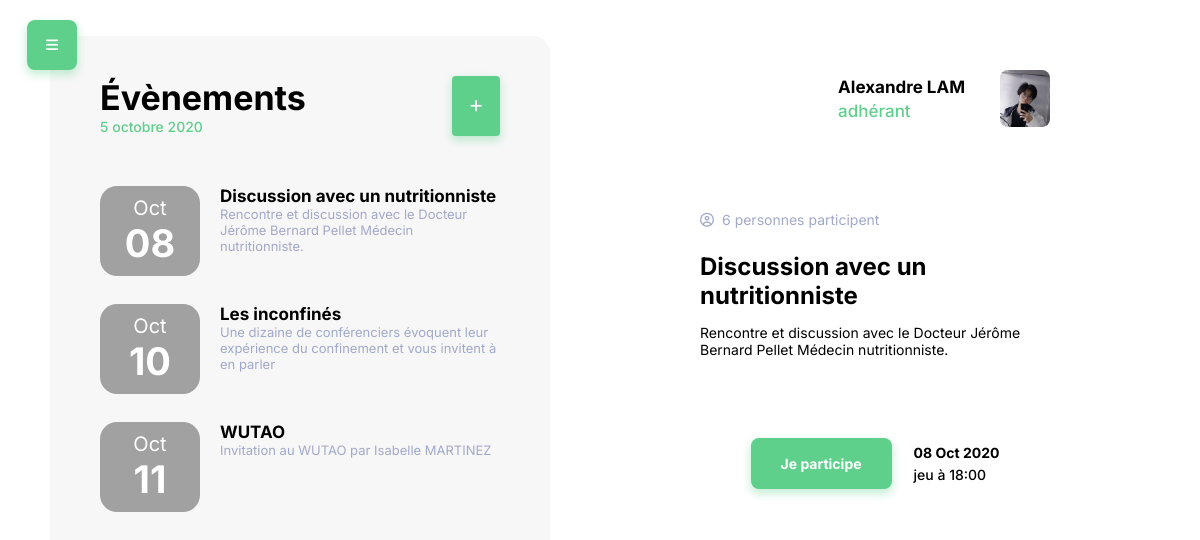
The page /1 on the database its author committed.
### events/models.py (models this page shows, shortened)
class Event(models.Model):
    title = models.CharField(max_length=50)
    author = models.CharField(max_length=50)
    short_description = models.CharField(max_length=100)
    long_description = models.CharField(max_length=300)
    date_begin = models.DateTimeField(max_length=300)
    date_end = models.DateTimeField(max_length=300)
    icon = models.ImageField(upload_to="images/")
    image = models.ImageField(upload_to='images/')
    participation = models.IntegerField(default=0)

### events/views.py (the view)
# urls.py: path('<id>', views.home, name='home'),
def home(request, id):
    sorted_events_list = Event.objects.order_by('date_begin')
    context = {'eventsList': sorted_events_list}
    context["selected"] = Event.objects.get(id=id)
    return render(request, 'events/details.html', context)

### events/templates/events/details.html (shortened to what this page needs)
{% extends 'events/events_list.html' %} {% block details %}
<section class="details">
  <div>
    <div class="header">
      <div class="profile-picture"></div>
      <div>
        <h2>Alexandre LAM</h2>
        <p>adhérant</p>
      </div>
    </div>
    <div class="content">
      <div class="content-wrapper">
        <div class="small">
          <div class="icon">
            <i class="far fa-user-circle"></i>
          </div>
          <p>{{selected.participation}} personnes participent</p>
        </div>
        <div class="text">
          <h1>{{ selected.title }}</h1>
          <p>{{ selected.long_description }}</p>
        </div>
        <div class="call-to-action">
          <a href="#"><button>Je participe</button></a>
          <div class="sub-text">
            <p><strong>{{selected.date_begin|date:"d M Y"}}</strong></p>
            <p>
              {{selected.date_begin|date:"D"}} à
              {{selected.date_begin|date:"H:i"}}
            </p>
          </div>
        </div>
      </div>
    </div>
  </div>
</section>
{% endblock details %}

### events/templates/events/events_list.html
{% extends 'events/base.html' %} {% block events_list %}
<section class="events-list">
  <div class="header">
    <div class="text">
      <h1>Évènements</h1>
      <p>5 octobre 2020</p>
    </div>
    <a class="icon" href="#">
      <button>
        <i class="fas fa-plus"></i>
      </button>
    </a>
  </div>
  <div class="scroll-list-wrapper">
    <ul>
      {% for event in eventsList %}
      <a href="/{{event.id}}">
        <li>
          <div
            class="img"
            style="background-image: linear-gradient(
                  0deg,
                  rgba(0, 0, 0, 0.35),
                  rgba(0, 0, 0, 0.35)
                ), url('{{ event.icon.url }}')"
          >
            <div class="date">
              <p>{{event.date_begin|date:"M"}}</p>
              <h2>{{event.date_begin|date:"d"}}</h2>
            </div>
          </div>
          <div class="text">
            <h2>{{event.title}}</h2>
            <p>{{event.long_description}}</p>
          </div>
        </li>
      </a>
      {% endfor %}
    </ul>
  </div>
</section>
{% block details %} {% endblock details %} {% endblock events_list %}

### events/templates/events/base.html (shortened to what this page needs)
{% load static %}
<!DOCTYPE html>
<html lang="fr">
  <head>
    <link
      rel="stylesheet"
      type="text/css"
      href="{% static 'events/style.css' %}"
    />
    <link
      rel="stylesheet"
      type="text/css"
      href="{% static 'events/fontawesome-free-5.15.1-web/css/all.css' %}"
    />
  </head>
  <body>
    {% block events_list %} {% endblock events_list %}
    <div class="hamburger-menu" onclick="handleMenu()">
      <i class="fas fa-bars"></i>
    </div>
  </body>
</html>

### rows shown on the page
Event: date_begin "Oct", date_begin "08", title "Discussion avec un nutritionniste", long_description "Rencontre et discussion avec le Docteur Jérôme Bernard Pellet Médecin nutritionniste.", participation "6", date_begin "08 Oct 2020", date_begin "jeu", date_begin "18:00"
Event: date_begin "Oct", date_begin "10", title "Les inconfinés", long_description "Une dizaine de conférenciers évoquent leur expérience du confinement et vous invitent à en parler"
Event: date_begin "Oct", date_begin "11", title "WUTAO", long_description "Invitation au WUTAO par Isabelle MARTINEZ"
